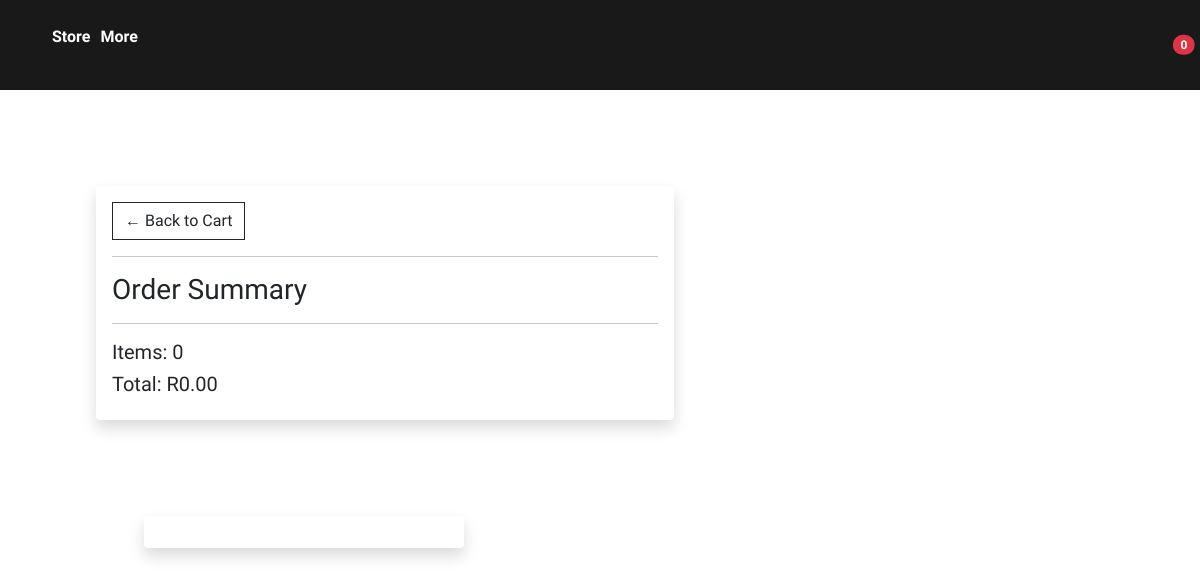
/payment (signed in), run on an earlier commit of the app's database.
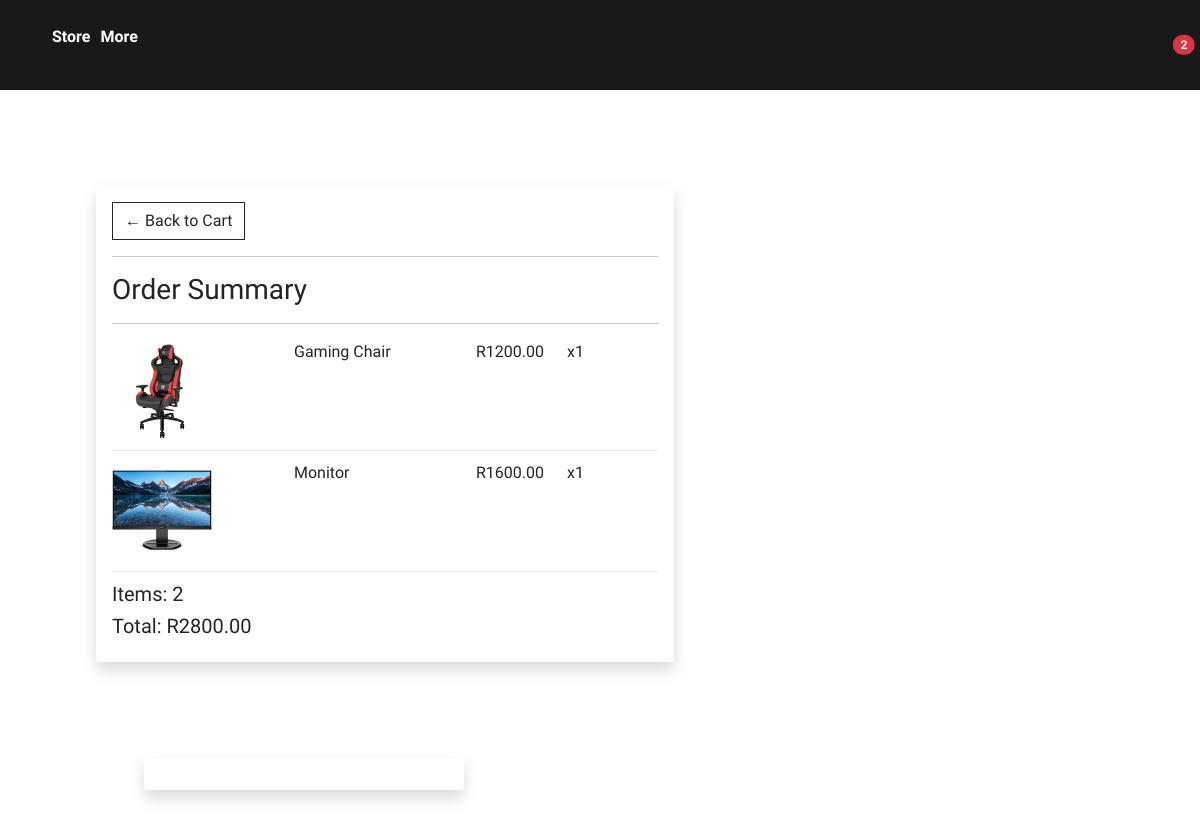
And on a later commit of the database.
### base/models.py (models this page shows, shortened)
class Order(models.Model):
    customer = models.ForeignKey(Customer, on_delete=models.SET_NULL, null=True, blank=True)
    date_ordered = models.DateTimeField(auto_now_add=True)
    complete = models.BooleanField(default=False)
    transaction_id = models.CharField(max_length=200,null = True)
    @property
    def get_cart_total(self):#calculate the cart total
        orderitems = self.orderitem_set.all()
        total = sum([item.get_total for item in orderitems])
        return total
    @property
    def get_cart_items(self):#count number of items in the cart
        orderitems = self.orderitem_set.all()
        total = sum([item.quantity for item in orderitems])
        return total

class OrderItem(models.Model):
    product = models.ForeignKey(Product, on_delete=models.SET_NULL, null=True, blank=True)
    order = models.ForeignKey(Order, on_delete=models.SET_NULL, null=True, blank=True)
    quantity = models.IntegerField(default=0, null=True, blank=True)
    date_added = models.DateTimeField(auto_now_add=True)
    @property
    def get_total(self):#total for each item
        total = self.product.price * self.quantity
        return total

class Product(models.Model):
    name = models.CharField(max_length=200)
    price = models.DecimalField(max_digits=8,decimal_places=2)
    image = models.ImageField(blank= True,null = True)
    @property
    def imageUrl(self):  # if theres no image uploade then you wont get an error
        try:
            url = self.image.url
        except:
            url = ''
        return url

### base/views.py (the view)
# urls.py: path("payment", views.payment, name="payment"),
@login_required(login_url='signin')
def payment(request):
    transaction_id = datetime.now().timestamp()
    if request.user.is_authenticated:
        customer = request.user.customer
        order, created = Order.objects.get_or_create(
            customer=customer, complete=False)
        items = order.orderitem_set.all()
        cart_items = order.get_cart_items
        order.transaction_id = transaction_id
        order.complete = True
        order.save()
    else:
        return redirect('signin')
    context = {"items": items, "order": order, 'cart_items': cart_items}
    return render(request, 'base/payment.html',context)

### base/templates/base/payment.html (shortened to what this page needs)
{% extends 'base/main.html' %}
{% block content %}
{% load static %}
{% block styles %}
<link rel="stylesheet" href="{% static '/css/cart.css' %}">
{% endblock %}
<div class="hero">
    <nav>
        <ul class="navlist">
            <li><a href="{% url 'store' %}">Store</a></li>
            <li><a href="#box">More</a></li>
        </ul>
        <button class="btn p-0 position-relative">
            <span class="position-absolute top-0 start-100 translate-middle badge rounded-pill bg-danger">
                {{cart_items}}
            </span>
        </button>
    </nav>
    <div class="row">
        <div class="col-lg-7">
            <div class="box-element box shadow p-3 mb-5 bg-body rounded" id="box">
                <a class="btn btn-outline-dark" href="{% url 'cart' %}">&#x2190; Back to Cart</a>
                <hr>
                <h3>Order Summary</h3>
                <hr>
                {% for item in items %}
                <div class="cart-row">
                    <div style="flex:2"><img class="row-image" src="{{item.product.imageUrl}}"></div>
                    <div style="flex:2">
                        <p>{{item.product.name}}</p>
                    </div>
                    <div style="flex:1">
                        <p>R{{item.product.price|floatformat:2}}</p>
                    </div>
                    <div style="flex:1">
                        <p>x{{item.quantity}}</p>
                    </div>
                </div>
                {% endfor %}
                <h5>Items: {{order.get_cart_items}}</h5>
                <h5>Total: R{{order.get_cart_total|floatformat:2}}</h5>
            </div>
        </div>
        <div class="col-lg-4 m-5">
            <div id="paypal-button-container" class="box shadow p-3 mb-5 bg-body rounded"></div>
        </div>
    </div>
</div>
{% endblock %}

What changed in the data, as far as the page shows it:
added OrderItem: product.imageUrl (picture), product.name "Gaming Chair", product.price "1200.00", quantity "1"
added OrderItem: product.imageUrl (picture), product.name "Monitor", product.price "1600.00", quantity "1"
computed for Order: get_cart_items "0" → "2"; get_cart_total "0.00" → "2800.00"
Also different on the page:
{{ cart_items }}: "0" → "2"
